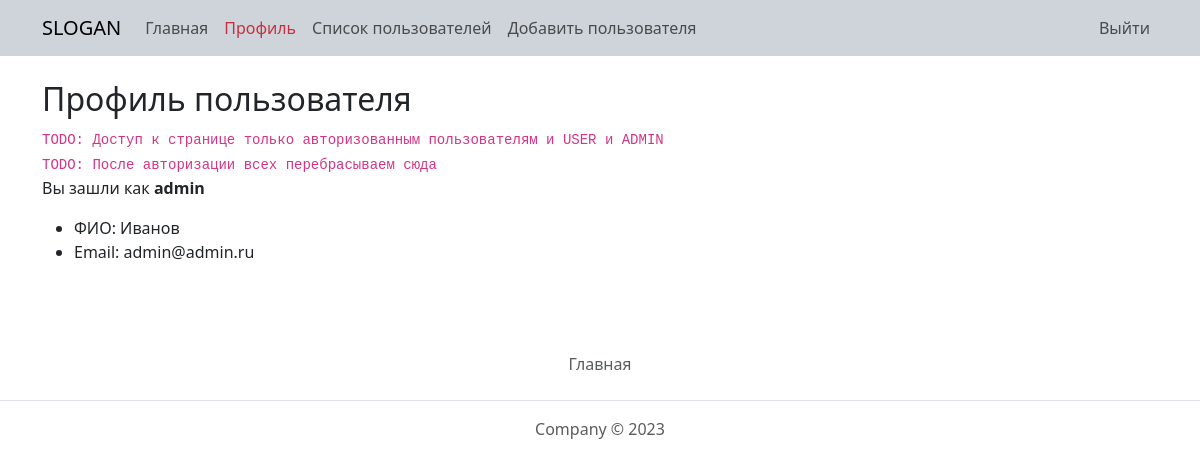
The app's page /profile (signed in) with its own data.
### webapp/db.py (models this page shows, shortened)
class User(db.Model, UserMixin):
    id = db.Column(db.Integer, primary_key=True)
    email = db.Column(db.String, unique=True, nullable=False)
    username = db.Column(db.String, nullable=False)
    password = db.Column(db.String, nullable=False)
    status = db.Column(db.String, default='user')

### webapp/app.py (the view)
@app.route('/profile')
def profile():
    title = 'Профиль пользователя'
    if not current_user.is_authenticated:
        flash('Ошибка! Доступ запрещен!')
        return redirect('/auth')
    return render_template('profile.html', title=title)

### webapp/app.py (called while the page is built)
@login_manager.user_loader
def load_user(user_id):
    return User.query.get(user_id)

### webapp/templates/profile.html
{% extends 'base.html' %}
{% block content %}
    <div class="container mt-4">
        <div class="row">
            <div class="col-12">
                <h2>{{ title }}</h2>
                <code>TODO: Доступ к странице только авторизованным пользователям и USER и ADMIN</code><br>
                <code>TODO: После авторизации всех перебрасываем сюда</code>
                <p>Вы зашли как <strong>{{ current_user.status }}</strong></p>
                <ul>
                    <li>
                        ФИО: {{ current_user.username }}
                    </li>
                    <li>
                        Email: {{ current_user.email }}
                    </li>
                </ul>
            </div>
        </div>
    </div>
{% endblock %}

### records on screen
User: status "admin", username "Иванов", email "admin@admin.ru"

### other values on screen
{{ title }} "Профиль пользователя"
